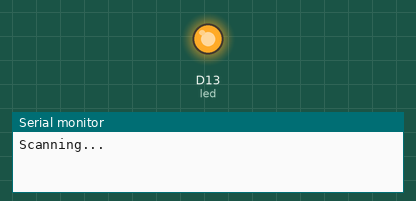
Recording of a sketch running on a simulated Arduino MKR. On the bench: output pins drawn as LEDs (lit = HIGH), the last lines printed to the serial monitor. A WiFi scan finds three made-up networks.

Above: at 1.0 s.
At 9.5 s:
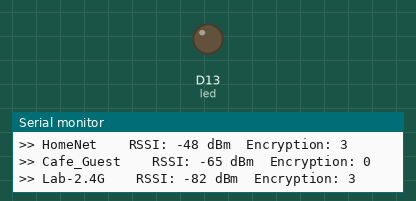
Timing chart, 0 to 22.1 s (numbered marks = the images above):
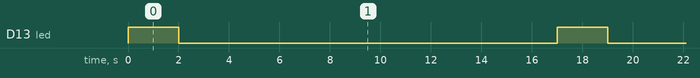

The sketch:

WifiScan.ino
```cpp
/* SCANNING WIFI HOTSPOT
 *  We can access a WiFi hotspot if we know the WiFi SSID name.
 *  We'll scan an existing WiFi SSID and then print the list on the serial terminal
 */


// Libraries
#include <SPI.h>
#include <WiFiNINA.h>

// Global var
int led = 13;

void setup() {
  Serial.begin(115200);
  pinMode(led, OUTPUT);

  // Check for the WiFi module
  if (WiFi.status() == WL_NO_MODULE){
    Serial.println("Communication with WiFi module failed !");
    // don't continue
    while(true);
  }

}

void loop() {
  digitalWrite(led, HIGH);
  scanWiFi();   // procedure
  digitalWrite(led, LOW);
  delay(15000); // 15 seg
}

// PROCEDURE - SCANWIFI
void scanWiFi(){
  Serial.print("Scanning...");
  byte ssid = WiFi.scanNetworks();

  Serial.print("found ");
  Serial.println(ssid);

  for (int i = 0; i<ssid; i++){
    Serial.print(">> ");
    Serial.print(WiFi.SSID(i));       // Nombre de la red WiFi
    Serial.print("\t\tRSSI: ");
    Serial.print(WiFi.RSSI(i));       // Fuerza de la red
    Serial.print(" dBm");
    Serial.print("\tEncryption: ");   // Tipo de encriptacion
    Serial.println(WiFi.encryptionType(i));
  }

  Serial.println("");
  Serial.println("");
}
```

Measured:
- by itself, D13 (led): alternates HIGH for 2.0 s and LOW for 15.0 s
